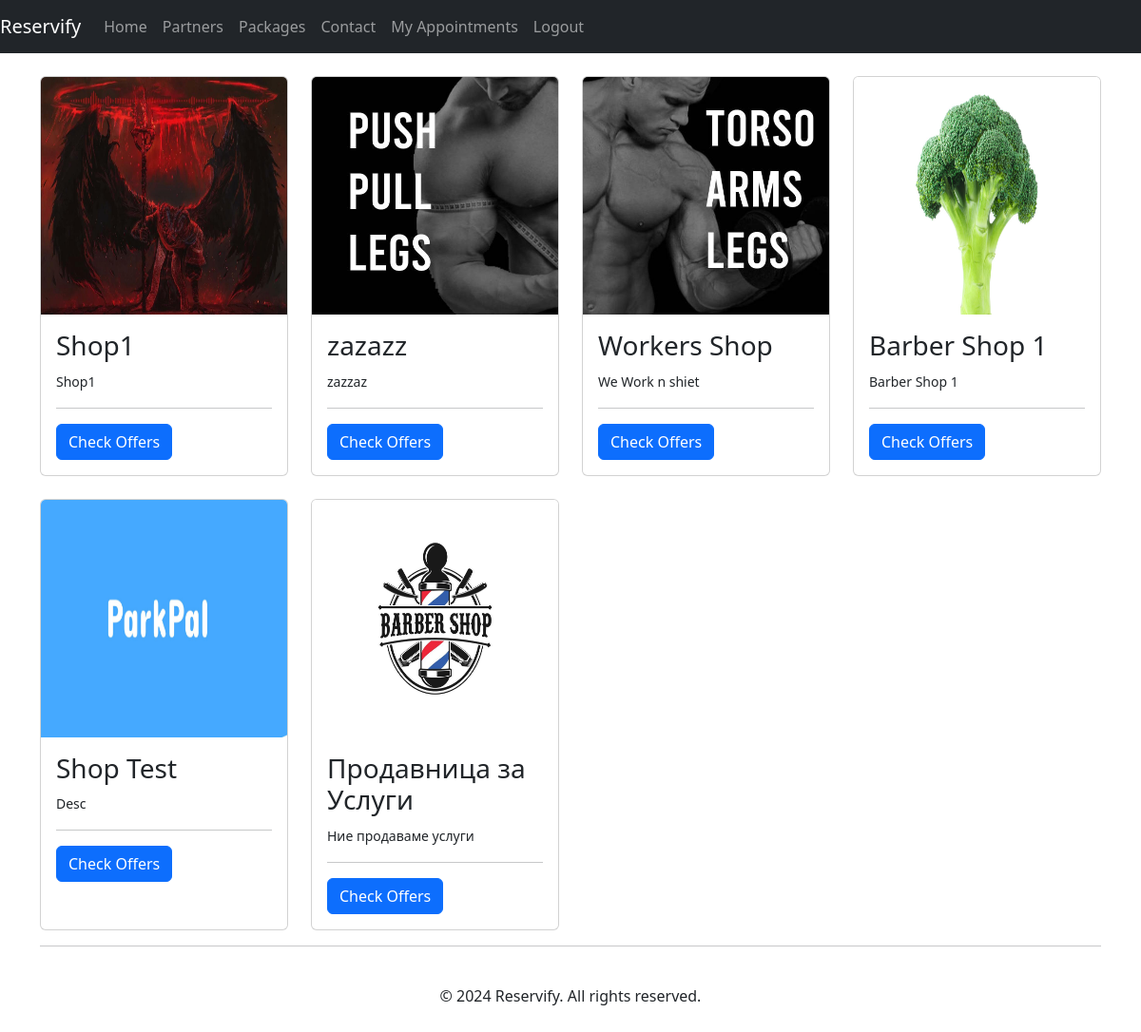
The page /shops/ (signed in) on the database its author committed.
### shops/models.py (models this page shows, shortened)
class Shop(models.Model):
    name = models.CharField(max_length=200, blank=False)
    description = models.TextField(max_length=250, blank=True, default='')
    location = models.CharField(max_length=150, blank=False, default='')
    location_link = models.CharField(max_length=150, blank=False, default='',
                                     help_text='Google Maps link')
    logo = models.ImageField(upload_to='shop_logos', default='default.jpg', blank=True)
    owner = models.ForeignKey(Account, on_delete=models.CASCADE)

### shops/views.py (the view)
# urls.py: path('', views.shops_page, name='shops_page'),
def shops_page(request):
    context = {'shops': Shop.objects.all()}
    return render(request, 'shops/partners.html', context)

### templates/shops/partners.html
{% extends 'base.html' %}
{% load static %}
{% block content %}
<div class="container">
    <br>
  <div class="row row-cols-1 row-cols-md-4 g-4">
      {% for shop in shops %}
            <div class="col">
              <div class="card h-100">
                <img src="{{ shop.logo.url }}" class="card-img-top" alt="..." style="height: 250px">
                <div class="card-body">
                  <h3 class="card-title">{{ shop.name }}</h3>
                    <small>{{ shop.description }}</small>
                    <br>
                    <hr>
                  <a class="btn btn-primary" href="{% url 'shop_details_page' shop.id %}" role="button">Check Offers</a>
                </div>
              </div>
            </div>
      {% endfor %}
  </div>
<hr>
</div>
{% endblock content %}

### rows shown on the page
Shop: logo (picture), name "Shop1", description "Shop1"
Shop: logo (picture), name "zazazz", description "zazzaz"
Shop: logo (picture), name "Workers Shop", description "We Work n shiet"
Shop: logo (picture), name "Barber Shop 1", description "Barber Shop 1"
Shop: logo (picture), name "Shop Test", description "Desc"
Shop: logo (picture), name "Продавница за Услуги", description "Ние продаваме услуги"
